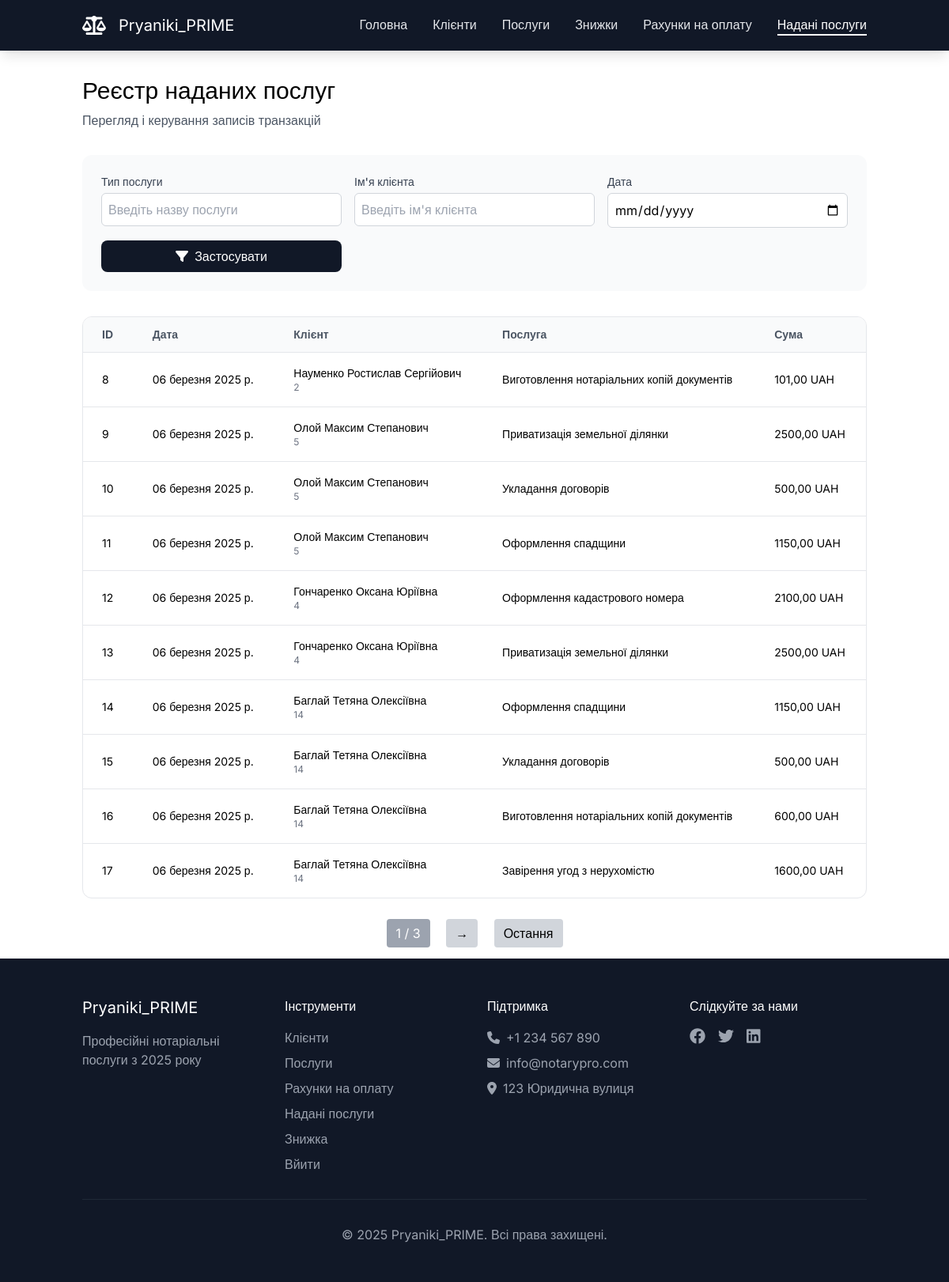
Page /provided_services (signed in) on the committed database.
### RealAgency/models.py (models this page shows)
class ProvidedService(models.Model):
    invoice = models.ForeignKey(Invoice, on_delete=models.CASCADE)
    service = models.ForeignKey(Service, on_delete=models.CASCADE)
    amount = models.IntegerField()
    price = models.DecimalField(max_digits=19, decimal_places=2)
    pdv = models.IntegerField()
    total_no_pdv = models.DecimalField(max_digits=19, decimal_places=2)
    total_pdv = models.DecimalField(max_digits=19, decimal_places=2)

class Invoice(models.Model):
    client = models.ForeignKey(Client, on_delete=models.CASCADE)
    date = models.DateField()
    code = models.CharField(max_length=255)
    invoice_file_path = models.CharField(max_length=255)
    commission = models.IntegerField()
    discount = models.IntegerField()
    pdv = models.IntegerField()
    commission_amount_no_pdv = models.DecimalField(max_digits=19, decimal_places=2)
    services_total_no_pdv = models.DecimalField(max_digits=19, decimal_places=2)
    total_no_pdv = models.DecimalField(max_digits=19, decimal_places=2)
    total_pdv = models.DecimalField(max_digits=19, decimal_places=2)

class Client(models.Model):
    client_type = models.ForeignKey(ClientType, on_delete=models.CASCADE)
    name = models.CharField(max_length=255)
    address = models.CharField(max_length=255)
    phone = models.CharField(max_length=255)
    email = models.CharField(max_length=255)
    passport_id = models.CharField(max_length=255, null=True, blank=True)
    iin = models.CharField(max_length=255, null=True, blank=True)
    edrpou = models.CharField(max_length=255, null=True, blank=True)

class Service(models.Model):
    name = models.CharField(max_length=255)
    description = models.CharField(max_length=255)
    unit = models.CharField(max_length=255)
    price = models.DecimalField(max_digits=19, decimal_places=2)

### RealAgency/views.py (the view)
        def _wrapped_view(request, *args, **kwargs):
            if not request.user.is_authenticated:
                return redirect('login')
            if not any(group.name in roles for group in request.user.groups.all()):
                raise PermissionDenied("You are not permitted to perform this action.")
            return view_func(request, *args, **kwargs)

### RealAgency/views.py (called while the page is built)
def role_required(roles):
    def decorator(view_func):
        def _wrapped_view(request, *args, **kwargs):
            if not request.user.is_authenticated:
                return redirect('login')
            if not any(group.name in roles for group in request.user.groups.all()):
                raise PermissionDenied("You are not permitted to perform this action.")
            return view_func(request, *args, **kwargs)
        return _wrapped_view
    return decorator

@role_required(['Manager', 'Notary'])
def provided_services(request):
    provided_services_list = ProvidedService.objects.all().order_by('id')
    paginator = Paginator(provided_services_list, 10)
    page_number = request.GET.get('page')
    page_obj = paginator.get_page(page_number)
    return render(request, 'provided_services/main.html', {'provided_services': page_obj})

### templates/provided_services/main.html (shortened to what this page needs)
{% extends "base.html" %}
{% block content %}
    <main id="main" class="pt-24">
        <div class="container mx-auto px-4">
            <div id="page-header" class="mb-8">
                <h1 class="text-3xl mb-2">Реєстр наданих послуг</h1>
                <p class="text-neutral-600">Перегляд і керування записів транзакцій</p>
            </div>
            <div id="filters" class="bg-neutral-50 p-6 rounded-xl mb-8">
                <div class="grid grid-cols-3 gap-4">
                    <div class="relative">
                        <label for="service-search" class="block text-sm font-medium text-gray-700">Тип послуги</label>
                        <input type="text" id="service-search" class="mt-1 block w-full p-2 border border-gray-300 rounded-md"
                               placeholder="Введіть назву послуги">
                    </div>
                    <div class="relative">
                        <label for="client-search" class="block text-sm font-medium text-gray-700">Ім'я клієнта</label>
                        <input type="text" id="client-search" class="mt-1 block w-full p-2 border border-gray-300 rounded-md"
                               placeholder="Введіть ім'я клієнта">
                    </div>
                    <div>
                        <label for="date-filter" class="block text-sm font-medium text-gray-700">Дата</label>
                        <input type="date" id="date-filter" class="mt-1 block w-full p-2 border border-gray-300 rounded-md">
                    </div>
                    <div class="flex items-end">
                    <button id="apply-filters" class="w-full bg-neutral-900 text-white px-4 py-2 rounded-lg hover:bg-neutral-800">
                            <i class="fa-solid fa-filter mr-2"></i>Застосувати
                    </button>
                </div>
                </div>
            </div>
            <div id="transactions-table" class="bg-white rounded-xl border border-neutral-200 overflow-hidden">
                <table class="w-full">
                    <thead class="bg-neutral-50 border-b border-neutral-200">
                        <tr>
                            <th class="px-6 py-3 text-left text-sm text-neutral-600">ID</th>
                            <th class="px-6 py-3 text-left text-sm text-neutral-600">Дата</th>
                            <th class="px-6 py-3 text-left text-sm text-neutral-600">Клієнт</th>
                            <th class="px-6 py-3 text-left text-sm text-neutral-600">Послуга</th>
                            <th class="px-6 py-3 text-left text-sm text-neutral-600">Сума</th>
                        </tr>
                    </thead>
                    <tbody class="divide-y divide-neutral-200">
                        {% for provided_service in provided_services %}
                        <tr class="hover:bg-neutral-50">
                            <td class="px-6 py-4 text-sm"> {{ provided_service.id }} </td>
                            <td class="px-6 py-4 text-sm"> {{ provided_service.invoice.date }}</td>
                            <td class="px-6 py-4">
                                <div class="flex items-center">
                                    <div>
                                        <div class="text-sm">{{ provided_service.invoice.client.name }}</div>
                                        <div class="text-xs text-neutral-500">{{ provided_service.invoice.client.id }}</div>
                                    </div>
                                </div>
                            </td>
                            <td class="px-6 py-4 text-sm">{{ provided_service.service.name }}</td>
                            <td class="px-6 py-4 text-sm">{{ provided_service.price }} UAH</td>
                        </tr>
                        {% endfor %}
                    </tbody>
                </table>
            </div>
            <div class="flex justify-center mt-8">
                <div class="pagination">
                    <span class="px-3 py-2 bg-gray-400 text-white rounded mx-2">{{ provided_services.number }} / {{ provided_services.paginator.num_pages }}</span>
                    {% if provided_services.has_next %}
                        <a href="?page={{ provided_services.next_page_number }}" class="px-3 py-2 bg-gray-300 rounded mx-2">→</a>
                        <a href="?page={{ provided_services.paginator.num_pages }}" class="px-3 py-2 bg-gray-300 rounded mx-2">Остання</a>
                    {% endif %}
                </div>
            </div>
        </div>
    </main>
{% endblock %}

### templates/base.html (style rules this page uses)
* { font-family: "Inter", sans-serif; }

### rows in the picture
ProvidedService: id "8", invoice "06 березня 2025 р.", invoice.client.name "Науменко Ростислав Сергійович", invoice.client.id "2", service.name "Виготовлення нотаріальних копій документів", price "101,00"
ProvidedService: id "9", invoice "06 березня 2025 р.", invoice.client.name "Олой Максим Степанович", invoice.client.id "5", service.name "Приватизація земельної ділянки", price "2500,00"
ProvidedService: id "10", invoice "06 березня 2025 р.", invoice.client.name "Олой Максим Степанович", invoice.client.id "5", service.name "Укладання договорів", price "500,00"
ProvidedService: id "11", invoice "06 березня 2025 р.", invoice.client.name "Олой Максим Степанович", invoice.client.id "5", service.name "Оформлення спадщини", price "1150,00"
ProvidedService: id "12", invoice "06 березня 2025 р.", invoice.client.name "Гончаренко Оксана Юріївна", invoice.client.id "4", service.name "Оформлення кадастрового номера", price "2100,00"
ProvidedService: id "13", invoice "06 березня 2025 р.", invoice.client.name "Гончаренко Оксана Юріївна", invoice.client.id "4", service.name "Приватизація земельної ділянки", price "2500,00"
ProvidedService: id "14", invoice "06 березня 2025 р.", invoice.client.name "Баглай Тетяна Олексіївна", invoice.client.id "14", service.name "Оформлення спадщини", price "1150,00"
ProvidedService: id "15", invoice "06 березня 2025 р.", invoice.client.name "Баглай Тетяна Олексіївна", invoice.client.id "14", service.name "Укладання договорів", price "500,00"
ProvidedService: id "16", invoice "06 березня 2025 р.", invoice.client.name "Баглай Тетяна Олексіївна", invoice.client.id "14", service.name "Виготовлення нотаріальних копій документів", price "600,00"
ProvidedService: id "17", invoice "06 березня 2025 р.", invoice.client.name "Баглай Тетяна Олексіївна", invoice.client.id "14", service.name "Завірення угод з нерухомістю", price "1600,00"

### other values in the picture
{{ provided_services.number }} "1"
{{ provided_services.paginator.num_pages }} "3"
